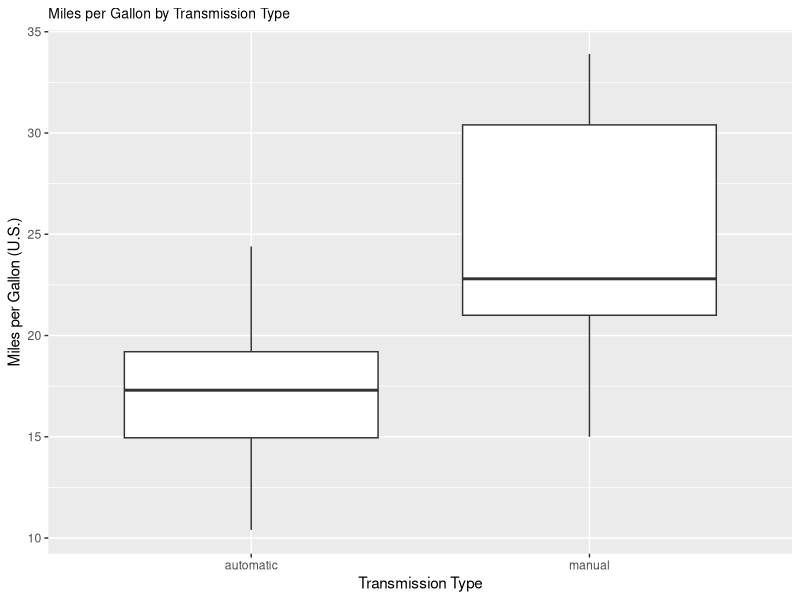
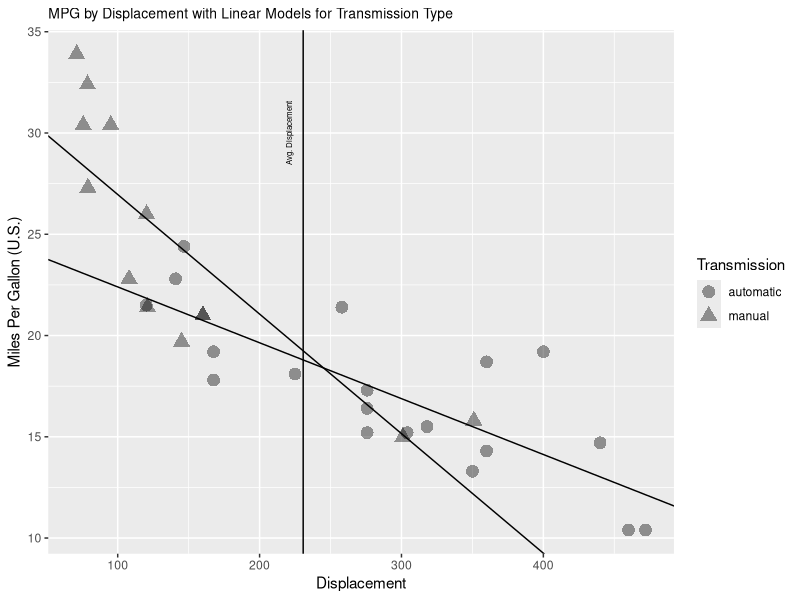
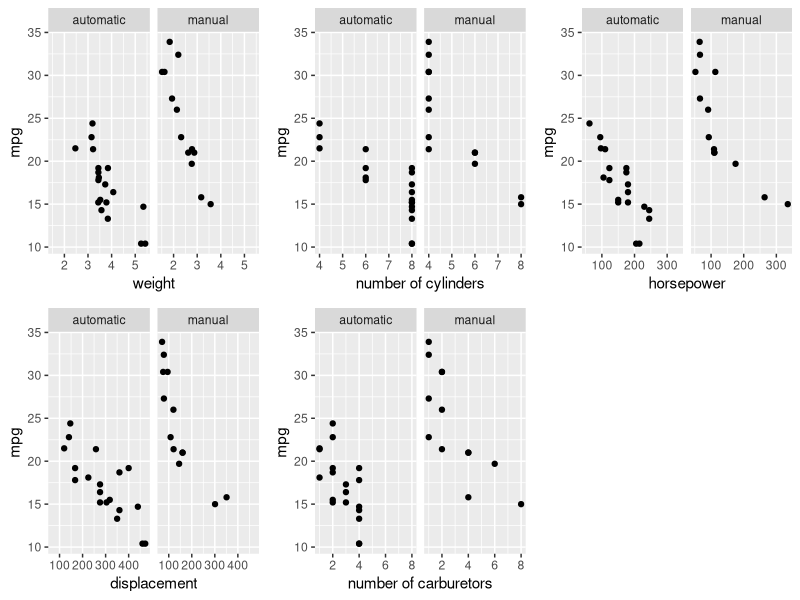
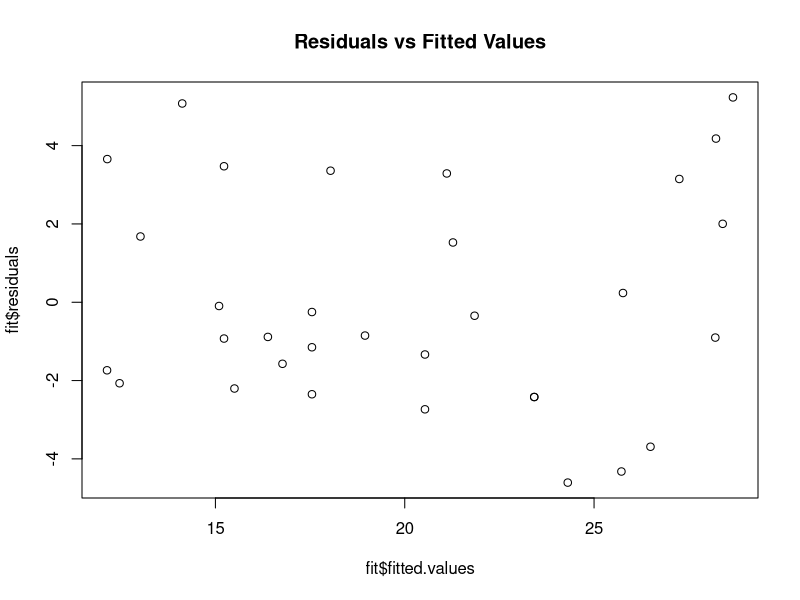
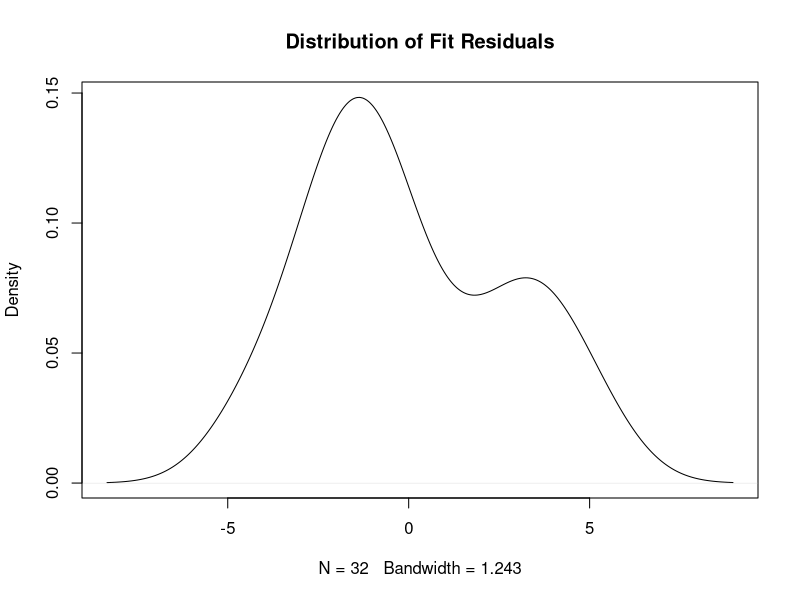
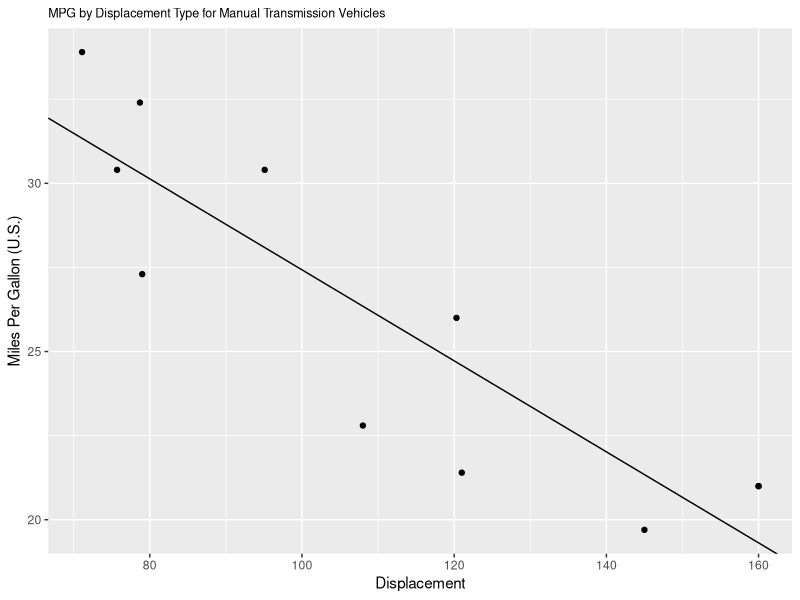

The R script that drew these images, in order:
## ---- chunk 1

library(ggplot2)
library(gridExtra)

# calling up and cloning data set for analysis
# converting am variable to factor
data(mtcars)
analysis <- mtcars
analysis$am <- sapply(analysis$am, function(x) ifelse(x==0, "automatic","manual"))

p <- ggplot(analysis) + geom_boxplot(aes(x=am,y=mpg)) +
  xlab("Transmission Type") +
  ylab("Miles per Gallon (U.S.)") +
  ggtitle("Miles per Gallon by Transmission Type") +
  theme(plot.title=element_text(size=10))
p

# for t test
transa <- subset(analysis,am=="automatic") 
transm <- subset(analysis,am=="manual")

t <- t.test(transa$mpg,transm$mpg)

## ---- chunk 2
library(knitr)
fit <- lm(mpg ~ disp * factor(am), data = analysis)

kable(summary(fit)$coef, digits=3)

## ---- chunk 3
modelp <- ggplot(analysis) +
  geom_point(aes(x=disp,y=mpg, shape=am), size=4, alpha=0.4) +
  geom_abline(intercept = coef(fit)[1], slope=coef(fit)[2]) +
  geom_abline(intercept = coef(fit)[1] + coef(fit)[3],
              slope=coef(fit)[2] + coef(fit)[4]) +
  geom_vline(xintercept=mean(analysis$disp)) +
  xlab("Displacement") +
  ylab("Miles Per Gallon (U.S.)") +
  labs(shape="Transmission") +
  ggtitle("MPG by Displacement with Linear Models for Transmission Type") +
  theme(plot.title=element_text(size=10)) +
  annotate("text",
           label="Avg. Displacement",
           x=mean(analysis$disp) - 10,
           y=30,
           angle=90,
           size=2)
  
modelp
## ---- chunk 4
p.wt <- ggplot(analysis) + geom_point(aes(x=wt,y=mpg)) + facet_grid(.~am) +
  xlab("weight")

p.cyl <- ggplot(analysis) + geom_point(aes(x=cyl,y=mpg)) + facet_grid(.~am) +
  xlab("number of cylinders")

p.hp <- ggplot(analysis) + geom_point(aes(x=hp,y=mpg)) + facet_grid(.~am) +
  xlab("horsepower")

p.disp <- ggplot(analysis) + geom_point(aes(x=disp,y=mpg)) + facet_grid(.~am) +
  xlab("displacement")

p.carb <- ggplot(analysis) + geom_point(aes(x=carb,y=mpg)) + facet_grid(.~am) +
  xlab("number of carburetors")

grid.arrange(p.wt,p.cyl,p.hp, p.disp,p.carb,ncol=3,nrow=2)
## ---- chunk 5
plot(x=fit$fitted.values,y=fit$residuals, main="Residuals vs Fitted Values")
## ---- chunk 6
d <- density(fit$residuals)
plot(d, main="Distribution of Fit Residuals")
## ---- chunk 7
testfit <- lm(mpg ~ disp, data=transm) 
hatvalues <- round(hatvalues(testfit),2)
kable(hatvalues)
## ---- chunk 8
# remove two outliers
transm <- transm[-12,]
transm <- transm[-10,]
testfit <- lm(mpg ~ disp, data=transm) 

noleverage <- ggplot(transm) + geom_point(aes(x=disp,y=mpg)) +
  geom_abline(intercept=coef(testfit)[1], slope=coef(testfit)[2]) +
  xlab("Displacement") +
  ylab("Miles Per Gallon (U.S.)") +
  ggtitle("MPG by Displacement Type for Manual Transmission Vehicles")  +
  theme(plot.title=element_text(size=9))
noleverage
